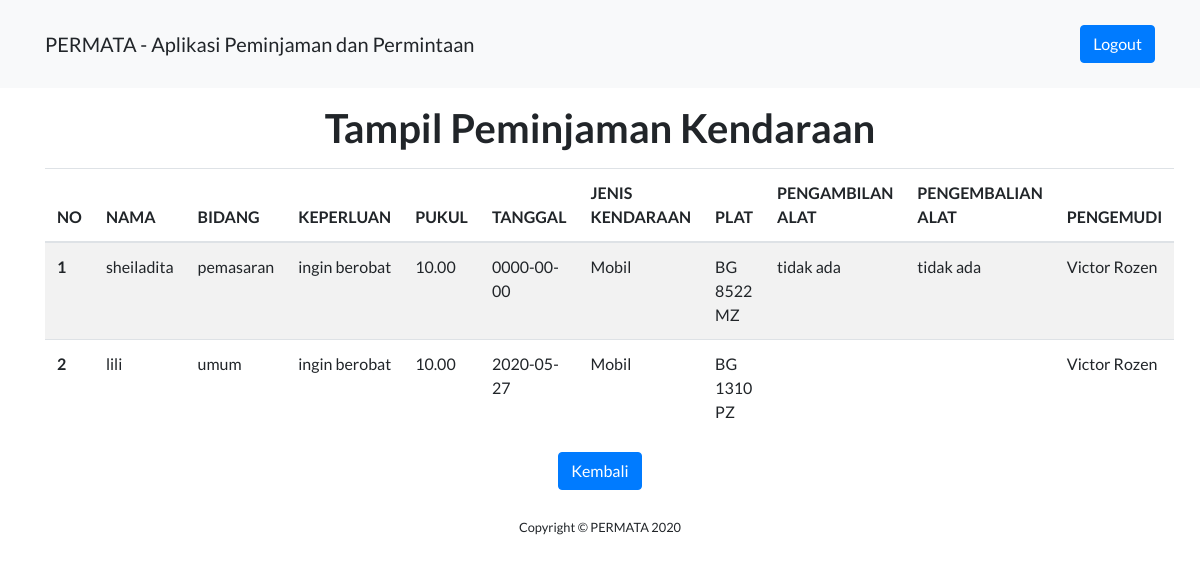
Page /kpbpjs/index.php/user/tampilkendaraan on the committed database.
### tables this page shows
CREATE TABLE `daftar_peminjamkendaraan` (
  `id` int(11) NOT NULL,
  `nama` varchar(256) NOT NULL,
  `bidang` varchar(100) NOT NULL,
  `keperluan` varchar(256) NOT NULL,
  `pukul` varchar(10) NOT NULL,
  `haritanggal` date NOT NULL,
  `jenis_kendaraan` varchar(50) NOT NULL,
  `plat` varchar(20) NOT NULL,
  `pengambilan_alat` varchar(256) NOT NULL,
  `pengembalian_alat` varchar(256) NOT NULL,
  `nama_pengemudi` varchar(100) NOT NULL
);

### kpbpjs/application/controllers/User.php (called while the page is built, shortened)
<?php
class User extends CI_Controller
{
	public function tampilkendaraan()
	{
		$data['title'] = 'Tampilan Peminjaman Kendaraan';
		$this->load->model('model_kendaraan', 'daftar_peminjamkendaraan');
		$this->load->library('pagination');
		$config['base_url'] = 'http://localhost/kpbpjs/index.php/user/tampilkendaraan/tampilkendaraan';
		$config['total_rows'] = $this->daftar_peminjamkendaraan->countAllKendaraan();
		$config['per_page'] = 5;
		$data['start'] = $this->uri->segment(4);
		$data['daftar_peminjamkendaraan'] = $this->daftar_peminjamkendaraan->getKendaraan($config['per_page'],$data['start']);
		$this->load->view('templates/header', $data);
		$this->load->view('templates/navbar', $data);
		$this->load->view('user/tampilkendaraan', $data);
		$this->load->view('templates/footer');
	}
}

### kpbpjs/index.php (called while the page is built, shortened)
<?php
require_once BASEPATH.'core/CodeIgniter.php';

### kpbpjs/application/config/config.php (called while the page is built, shortened)
<?php
$config['base_url'] = 'http://localhost/kpbpjs/';
$config['index_page'] = '';
$config['uri_protocol']	= 'REQUEST_URI';
$config['url_suffix'] = '';
$config['language']	= 'english';
$config['charset'] = 'UTF-8';
$config['enable_hooks'] = FALSE;
$config['subclass_prefix'] = 'MY_';
$config['composer_autoload'] = FALSE;
$config['permitted_uri_chars'] = 'a-z 0-9~%.:_\-';
$config['enable_query_strings'] = FALSE;
$config['controller_trigger'] = 'c';
$config['function_trigger'] = 'm';
$config['directory_trigger'] = 'd';
$config['allow_get_array'] = TRUE;
$config['log_threshold'] = 0;
$config['log_path'] = '';
$config['log_file_extension'] = '';
$config['log_file_permissions'] = 0644;
$config['log_date_format'] = 'Y-m-d H:i:s';
$config['error_views_path'] = '';
$config['cache_path'] = '';
$config['cache_query_string'] = FALSE;
$config['encryption_key'] = '';
$config['sess_driver'] = 'files';
$config['sess_cookie_name'] = 'ci_session';
$config['sess_expiration'] = 7200;
$config['sess_save_path'] = NULL;
$config['sess_match_ip'] = FALSE;
$config['sess_time_to_update'] = 300;
$config['sess_regenerate_destroy'] = FALSE;
$config['cookie_prefix']	= '';
$config['cookie_domain']	= '';
$config['cookie_path']		= '/';
$config['cookie_secure']	= FALSE;
$config['cookie_httponly'] 	= FALSE;
$config['standardize_newlines'] = FALSE;
$config['global_xss_filtering'] = FALSE;
$config['csrf_protection'] = FALSE;
$config['csrf_token_name'] = 'csrf_test_name';
$config['csrf_cookie_name'] = 'csrf_cookie_name';
$config['csrf_expire'] = 7200;
$config['csrf_regenerate'] = TRUE;
$config['csrf_exclude_uris'] = array();
$config['compress_output'] = FALSE;
$config['time_reference'] = 'local';
$config['rewrite_short_tags'] = FALSE;
$config['proxy_ips'] = '';

### kpbpjs/application/models/model_kendaraan.php (called while the page is built, shortened)
<?php
class Model_kendaraan extends CI_Model
{
	public function getKendaraan($limit, $start, $keyword = null)
	{
		return $this->db->get('daftar_peminjamkendaraan', $limit, $start)->result_array();
	}
	public function countAllKendaraan()
	{
		return $this->db->get('daftar_peminjamkendaraan')->num_rows();
	}
}

### kpbpjs/application/views/user/tampilkendaraan.php (the view, shortened to what this page needs)
<div class="container-fluid">
  	<div class="container">
    <div class="mt-3" align="center"><h1>Tampil Peminjaman Kendaraan</h1></div>
    	<table class="table table-striped mt-3">
       		<thead>
       			<tr>
       				<th>NO</th>
       				<th>NAMA</th>
       				<th>BIDANG</th>
       				<th>KEPERLUAN</th>
       				<th>PUKUL</th>
       				<th>TANGGAL</th>
       				<th>JENIS KENDARAAN</th>
              <th>PLAT</th>
              <th>PENGAMBILAN ALAT</th>
              <th>PENGEMBALIAN ALAT</th>
              <th>PENGEMUDI</th>
       			</tr>
        	</thead>
        	<tbody>
        		<?php foreach ($daftar_peminjamkendaraan as $dfk) : ?>
        		<tr>
       				<th> <?= ++$start; ?></th>
	        		<td> <?= $dfk ['nama']; ?> </td>
	        		<td> <?= $dfk ['bidang']; ?> </td>
	        		<td> <?= $dfk ['keperluan']; ?> </td>
	        		<td> <?= $dfk ['pukul']; ?> </td>
	        		<td> <?= $dfk ['haritanggal']; ?> </td>
	        		<td> <?= $dfk ['jenis_kendaraan']; ?> </td>
              <td> <?= $dfk ['plat']; ?> </td>
              <td> <?= $dfk ['pengambilan_alat']; ?> </td>
              <td> <?= $dfk ['pengembalian_alat']; ?> </td>
              <td> <?= $dfk ['nama_pengemudi']; ?> </td>
        		</tr>
        	<?php endforeach; ?>
        	</tbody>
       	</table>
         <div class="mt-3" align="center">
        <?php echo anchor('index.php/user/kendaraan', '<div class="btn btn-primary">
            Kembali
          </div>') ?>
        </div>
</div>

### rows in the picture
daftar_peminjamkendaraan: nama "sheiladita", bidang "pemasaran", keperluan "ingin berobat", pukul "10.00", haritanggal "0000-00-00", jenis_kendaraan "Mobil", plat "BG 8522 MZ", pengambilan_alat "tidak ada", pengembalian_alat "tidak ada", nama_pengemudi "Victor Rozen"
daftar_peminjamkendaraan: nama "lili", bidang "umum", keperluan "ingin berobat", pukul "10.00", haritanggal "2020-05-27", jenis_kendaraan "Mobil", plat "BG 1310 PZ", nama_pengemudi "Victor Rozen"
